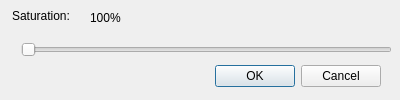
<?xml version="1.0" encoding="UTF-8"?>
<ui version="4.0">
 <class>SaturationDialog</class>
 <widget class="QDialog" name="SaturationDialog">
  <property name="geometry">
   <rect>
    <x>0</x>
    <y>0</y>
    <width>400</width>
    <height>100</height>
   </rect>
  </property>
  <property name="windowTitle">
   <string>Dialog</string>
  </property>
  <widget class="QDialogButtonBox" name="buttonBox">
   <property name="geometry">
    <rect>
     <x>40</x>
     <y>60</y>
     <width>341</width>
     <height>32</height>
    </rect>
   </property>
   <property name="orientation">
    <enum>Qt::Horizontal</enum>
   </property>
   <property name="standardButtons">
    <set>QDialogButtonBox::Cancel|QDialogButtonBox::Ok</set>
   </property>
  </widget>
  <widget class="QLabel" name="label">
   <property name="geometry">
    <rect>
     <x>12</x>
     <y>10</y>
     <width>72</width>
     <height>12</height>
    </rect>
   </property>
   <property name="text">
    <string>Saturation:</string>
   </property>
  </widget>
  <widget class="QSlider" name="saturation_slider">
   <property name="geometry">
    <rect>
     <x>21</x>
     <y>39</y>
     <width>371</width>
     <height>22</height>
    </rect>
   </property>
   <property name="orientation">
    <enum>Qt::Horizontal</enum>
   </property>
  </widget>
  <widget class="QLabel" name="saturation_label">
   <property name="geometry">
    <rect>
     <x>90</x>
     <y>10</y>
     <width>41</width>
     <height>16</height>
    </rect>
   </property>
   <property name="text">
    <string>100%</string>
   </property>
  </widget>
 </widget>
 <resources/>
 <connections>
  <connection>
   <sender>buttonBox</sender>
   <signal>accepted()</signal>
   <receiver>SaturationDialog</receiver>
   <slot>accept()</slot>
   <hints>
    <hint type="sourcelabel">
     <x>248</x>
     <y>254</y>
    </hint>
    <hint type="destinationlabel">
     <x>157</x>
     <y>274</y>
    </hint>
   </hints>
  </connection>
  <connection>
   <sender>buttonBox</sender>
   <signal>rejected()</signal>
   <receiver>SaturationDialog</receiver>
   <slot>reject()</slot>
   <hints>
    <hint type="sourcelabel">
     <x>316</x>
     <y>260</y>
    </hint>
    <hint type="destinationlabel">
     <x>286</x>
     <y>274</y>
    </hint>
   </hints>
  </connection>
 </connections>
</ui>
